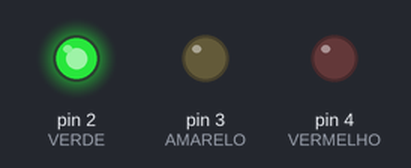
Recording of a sketch running on a simulated Arduino Uno, built with avr-gcc and run on an emulated ATmega328P. Shown: output pins drawn as LEDs (lit = HIGH).

Above: at 3.0 s.
At 7.5 s:
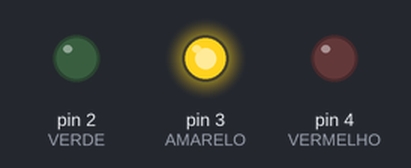
At 12.0 s:
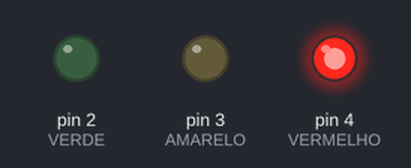
Timing chart, 0 to 19.5 s (numbered marks = the images above):
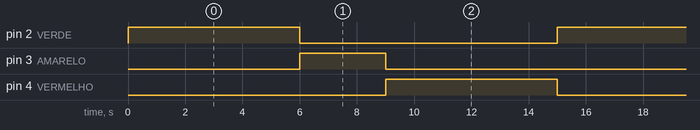

The sketch:

semaforo.ino
```cpp
#define VERDE 2
#define AMARELO 3
#define VERMELHO 4

void setup() {
  // put your setup code here, to run once:
  pinMode(VERDE,OUTPUT); // led verde
  pinMode(AMARELO,OUTPUT); // led amarelo
  pinMode(VERMELHO,OUTPUT); // led vermelho
}

void loop() {
  acendeLedVerde();
  acendeLedAmarelo();
  acendeLedVermelho();
}

void acendeLedVerde() {
  digitalWrite(VERDE, HIGH);
  delay(6000);
  digitalWrite(VERDE, LOW);
}

void acendeLedAmarelo() {
  digitalWrite(AMARELO, HIGH);
  delay(3000);
  digitalWrite(AMARELO, LOW);
}

void acendeLedVermelho() {
  digitalWrite(VERMELHO, HIGH);
  delay(6000);
  digitalWrite(VERMELHO, LOW);
}
```

Measured:
- by itself, pin 2 (VERDE), pin 4 (VERMELHO): alternates HIGH for 6.0 s and LOW for 9.0 s
- by itself, pin 3 (AMARELO): alternates HIGH for 3.0 s and LOW for 12.0 s
- by itself, everything shown: repeats every 15.0 s, in 4 steps
